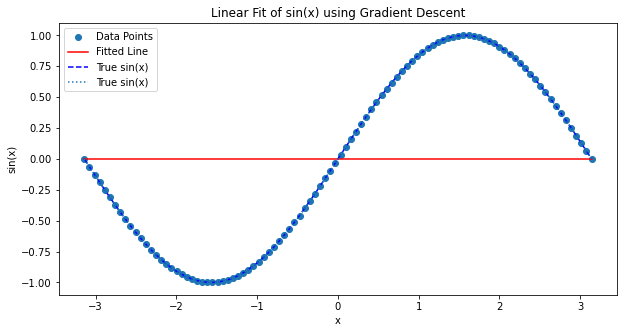

Python code for this plot:
import numpy as np
import matplotlib.pyplot as plt

# 定义 sin 函数
def sin(x):
    return np.sin(x)

# 定义线性模型
def linear_model(x, m, b):
    return m * x + b

# 计算损失函数（均方误差）
def compute_loss(x, y, m, b):
    y_pred = linear_model(x, m, b)
    return ((y_pred - y) ** 2).mean()

# 梯度下降算法
def gradient_descent(x, y, learning_rate, num_iterations):
    m = b = 0  # 初始斜率和截距
    for i in range(num_iterations):
        y_pred = linear_model(x, m, b)
        m_grad = -2 * (y_pred - y).mean() * x.mean()
        b_grad = -2 * (y_pred - y).mean()
        m -= learning_rate * m_grad
        b -= learning_rate * b_grad
    return m, b

# 生成数据点
x_data = np.linspace(-np.pi, np.pi, 100)
y_data = sin(x_data)

# 执行梯度下降
learning_rate = 0.01
num_iterations = 1000
m, b = gradient_descent(x_data, y_data, learning_rate, num_iterations)

# 打印拟合直线的参数
print(f"Fitted line: y = {m:.2f}x + {b:.2f}")

# 绘制图像
plt.figure(figsize=(10, 5))
plt.scatter(x_data, y_data, label='Data Points')
plt.plot(x_data, linear_model(x_data, m, b), label='Fitted Line', color='red')
plt.plot(x_data, y_data, label='True sin(x)', linestyle='dashed', color='blue')

# 绘制真实 sin(x) 函数图像
x_true = np.linspace(-np.pi, np.pi, 1000)
y_true = sin(x_true)
plt.plot(x_true, y_true, label='True sin(x)', linestyle='dotted')

plt.title('Linear Fit of sin(x) using Gradient Descent')
plt.xlabel('x')
plt.ylabel('sin(x)')
plt.legend()
plt.show()

# 计算拟合直线的损失
loss = compute_loss(x_data, y_data, m, b)
print(f"Loss: {loss:.4f}")
